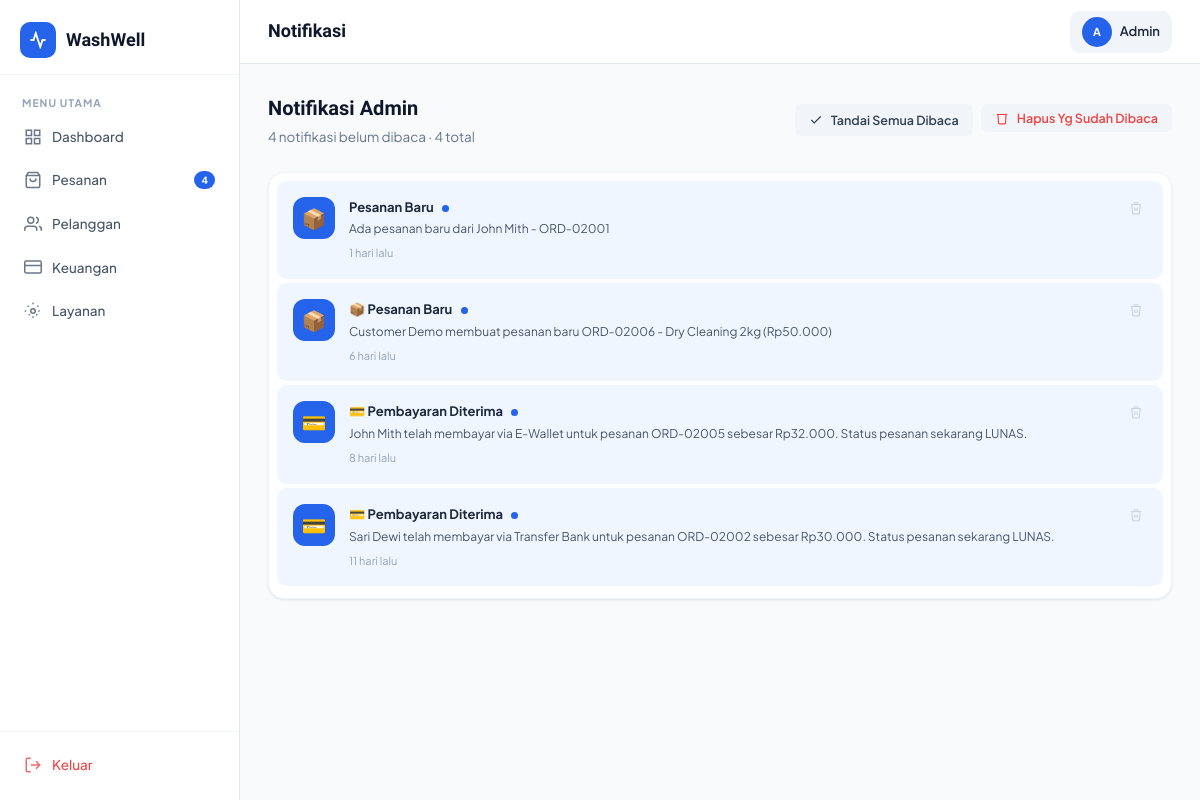
The page /admin/notifications.php (signed in) on the database its author committed.
### tables this page shows
CREATE TABLE IF NOT EXISTS users (
    id INT AUTO_INCREMENT PRIMARY KEY,
    name VARCHAR(100) NOT NULL,
    email VARCHAR(150) UNIQUE NOT NULL,
    password VARCHAR(255) NOT NULL,
    phone VARCHAR(20),
    address TEXT,
    role ENUM('customer','admin') DEFAULT 'customer',
    created_at TIMESTAMP DEFAULT CURRENT_TIMESTAMP,
    updated_at TIMESTAMP DEFAULT CURRENT_TIMESTAMP ON UPDATE CURRENT_TIMESTAMP
);

CREATE TABLE IF NOT EXISTS notifications (
    id INT AUTO_INCREMENT PRIMARY KEY,
    user_id INT NOT NULL,
    title VARCHAR(200) NOT NULL,
    message TEXT NOT NULL,
    is_read TINYINT(1) DEFAULT 0,
    created_at TIMESTAMP DEFAULT CURRENT_TIMESTAMP,
    FOREIGN KEY (user_id) REFERENCES users(id) ON DELETE CASCADE
);

### includes/auth.php (called while the page is built, shortened)
<?php
require_once __DIR__ . '/config.php';
function getCurrentUser() {
    $db = getDB();
    $id = (int)$_SESSION['user_id'];
    $res = $db->query("SELECT * FROM users WHERE id=$id LIMIT 1");
    return $res ? $res->fetch_assoc() : null;
}
function getUnreadNotifs($userId) {
    $db = getDB();
    $uid = (int)$userId;
    $res = $db->query("SELECT COUNT(*) as cnt FROM notifications WHERE user_id=$uid AND is_read=0");
    return $res ? (int)$res->fetch_assoc()['cnt'] : 0;
}
?>

### includes/config.php (called while the page is built, shortened)
<?php
function timeAgo($datetime) {
    $time = strtotime($datetime);
    $diff = time() - $time;
    return floor($diff/86400) . ' hari lalu';
}
?>

### admin/notifications.php (the view, shortened to what this page needs)
<?php
require_once '../includes/auth.php';
$db = getDB();
$user = getCurrentUser();
$uid = (int)$user['id'];
$notifs     = $db->query("SELECT * FROM notifications WHERE user_id=$uid ORDER BY created_at DESC");
$totalNotif = $notifs->num_rows;
?>
<!DOCTYPE html>
<html lang="id">
<head>
<link rel="stylesheet" href="../assets/css/style.css">
</head>
<body>
<div class="app-layout">
    <?php require_once 'partials/sidebar.php'; ?>
    <div class="main-content">
        <header class="topbar">
            <div class="topbar-left">
                <div class="topbar-title">Notifikasi</div>
            </div>
            <div class="topbar-right">
                <div style="display:flex;align-items:center;gap:8px;padding:6px 12px;border-radius:10px;background:var(--gray-100)">
                    <div class="avatar avatar-sm"><?= strtoupper(substr($user['name'],0,1)) ?></div>
                    <span style="font-size:13px;font-weight:600"><?= htmlspecialchars(explode(' ',$user['name'])[0]) ?></span>
                </div>
            </div>
        </header>
        <main class="page-content">
            <div class="page-header">
                <div>
                    <h1>Notifikasi Admin</h1>
                    <p><?= $notifCount ?> notifikasi belum dibaca · <?= $totalNotif ?> total</p>
                </div>
                <div style="display:flex;gap:8px;">
                    <?php if ($notifCount > 0): ?>
                    <a href="notifications.php?mark_read=1" class="btn btn-ghost btn-sm">
                        <svg width="14" height="14" viewBox="0 0 24 24" fill="none" stroke="currentColor" stroke-width="2"><polyline points="20 6 9 17 4 12"/></svg>
                        Tandai Semua Dibaca
                    </a>
                    <?php endif; ?>
                    <?php if ($totalNotif > 0): ?>
                    <form method="POST" onsubmit="return confirm('Hapus semua notifikasi yang sudah dibaca?')" style="display:inline">
                        <button type="submit" class="btn btn-ghost btn-sm" style="color:#EF4444;">
                            <svg width="14" height="14" viewBox="0 0 24 24" fill="none" stroke="currentColor" stroke-width="2"><polyline points="3 6 5 6 21 6"/><path d="M19 6l-1 14a2 2 0 0 1-2 2H8a2 2 0 0 1-2-2L5 6"/></svg>
                            Hapus Yg Sudah Dibaca
                        </button>
                    </form>
                    <?php endif; ?>
                </div>
            </div>
            <div class="card">
                <div class="card-body" style="padding:8px;">
                <?php if ($totalNotif === 0): ?>
                <div style="text-align:center;padding:60px 0;color:var(--gray-400);">
                    <svg width="48" height="48" viewBox="0 0 24 24" fill="none" stroke="currentColor" stroke-width="1.5" style="margin-bottom:12px;opacity:0.4;"><path d="M18 8A6 6 0 0 0 6 8c0 7-3 9-3 9h18s-3-2-3-9"/><path d="M13.73 21a2 2 0 0 1-3.46 0"/></svg>
                    <p style="font-size:14px;font-weight:600;margin-bottom:4px;">Tidak ada notifikasi</p>
                    <p style="font-size:12px;">Notifikasi dari pelanggan akan muncul di sini.</p>
                </div>
                <?php else: ?>
                <?php
                $notifs2 = $db->query("SELECT * FROM notifications WHERE user_id=$uid ORDER BY created_at DESC");
                while($n = $notifs2->fetch_assoc()):
                    $icon = '🔔';
                    $t = $n['title'];
                    if (strpos($t,'Pembayaran')!==false || strpos($t,'💳')!==false || strpos($t,'💰')!==false) $icon='💳';
                    elseif (strpos($t,'Pesanan Baru')!==false) $icon='📦';
                    elseif (strpos($t,'Dibatalkan')!==false) $icon='❌';
                    elseif (strpos($t,'Selesai')!==false) $icon='✅';
                ?>
                <div style="display:flex;align-items:flex-start;gap:14px;padding:16px;border-radius:10px;background:<?= !$n['is_read']?'var(--primary-bg)':'transparent' ?>;margin-bottom:4px;transition:background 0.2s;border-bottom:1px solid var(--gray-100);">
                    <div style="width:42px;height:42px;border-radius:12px;background:<?= !$n['is_read']?'var(--primary)':'var(--gray-100)' ?>;display:flex;align-items:center;justify-content:center;flex-shrink:0;font-size:20px;">
                        <?= $icon ?>
                    </div>
                    <div style="flex:1;">
                        <div style="font-size:13px;font-weight:700;color:var(--gray-800);margin-bottom:3px;">
                            <?= htmlspecialchars($n['title']) ?>
                            <?php if (!$n['is_read']): ?><span style="display:inline-block;width:7px;height:7px;border-radius:50%;background:var(--primary);margin-left:6px;vertical-align:middle;"></span><?php endif; ?>
                        </div>
                        <div style="font-size:12px;color:var(--gray-600);margin-bottom:6px;line-height:1.5;"><?= $n['message'] ?></div>
                        <div style="font-size:11px;color:var(--gray-400);"><?= timeAgo($n['created_at']) ?></div>
                    </div>
                    <form method="POST">
                        <button type="submit" style="background:none;border:none;color:var(--gray-300);cursor:pointer;padding:4px;border-radius:6px;" title="Hapus" onmouseover="this.style.color='#EF4444'" onmouseout="this.style.color='var(--gray-300)'">
                            <svg width="14" height="14" viewBox="0 0 24 24" fill="none" stroke="currentColor" stroke-width="2"><polyline points="3 6 5 6 21 6"/><path d="M19 6l-1 14a2 2 0 0 1-2 2H8a2 2 0 0 1-2-2L5 6"/><path d="M10 11v6M14 11v6"/><path d="M9 6V4a1 1 0 0 1 1-1h4a1 1 0 0 1 1 1v2"/></svg>
                        </button>
                    </form>
                </div>
                <?php endwhile; ?>
                <?php endif; ?>
                </div>
            </div>
        </main>
    </div>
</div>
</body>
</html>

### assets/css/style.css (style rules this page uses)
:root { --primary: #2563EB; --primary-light: #3B82F6; --primary-dark: #1D4ED8; --primary-bg: #EFF6FF; --orange: #F97316; --orange-light: #FED7AA; --green: #22C55E; --green-light: #DCFCE7; --teal: #06B6D4; --teal-light: #CFFAFE; --gray-50: #F8FAFC; --gray-100: #F1F5F9; --gray-200: #E2E8F0; --gray-300: #CBD5E1; --gray-400: #94A3B8; --gray-500: #64748B; --gray-600: #475569; --gray-700: #334155; --gray-800: #1E293B; --gray-900: #0F172A; --white: #FFFFFF; --shadow-sm: 0 1px 3px rgba(0,0,0,0.06), 0 1px 2px rgba(0,0,0,0.04); --shadow: 0 4px 6px -1px rgba(0,0,0,0.07), 0 2px 4px -1px rgba(0,0,0,0.04); --shadow-md: 0 10px 15px -3px rgba(0,0,0,0.08), 0 4px 6px -2px rgba(0,0,0,0.04); --shadow-lg: 0 20px 25px -5px rgba(0,0,0,0.08), 0 10px 10px -5px rgba(0,0,0,0.03); --radius: 12px; --radius-lg: 16px; --radius-xl: 24px; --sidebar-w: 240px; --font: 'Plus Jakarta Sans', sans-serif; --font-display: 'Sora', sans-serif; --transition: all 0.2s ease; }
*, *::before, *::after { box-sizing: border-box; margin: 0; padding: 0; }
html { scroll-behavior: smooth; }
body { font-family: var(--font); background: var(--gray-50); color: var(--gray-800); line-height: 1.6; font-size: 14px; }
a { text-decoration: none; color: inherit; }
button { cursor: pointer; border: none; font-family: var(--font); }
.btn { display: inline-flex; align-items: center; gap: 8px; padding: 9px 18px; border-radius: 8px; font-size: 13.5px; font-weight: 600; transition: var(--transition); white-space: nowrap; border: none; cursor: pointer; }
.btn-ghost { background: var(--gray-100); color: var(--gray-700); }
.btn-sm { padding: 6px 14px; font-size: 12.5px; border-radius: 7px; }
.card { background: var(--white); border-radius: var(--radius-lg); box-shadow: var(--shadow-sm); border: 1px solid var(--gray-100); }
.card-body { padding: 20px 24px; }
.avatar { width: 36px; height: 36px; border-radius: 50%; display: flex; align-items: center; justify-content: center; font-weight: 700; font-size: 13px; color: var(--white); background: var(--primary); flex-shrink: 0; }
.avatar-sm { width: 30px; height: 30px; font-size: 11px; }
.app-layout { display: flex; min-height: 100vh; }
.nav-item svg { flex-shrink: 0; opacity: 0.8; }
.main-content { flex: 1; margin-left: var(--sidebar-w); display: flex; flex-direction: column; min-height: 100vh; }
.topbar { background: var(--white); border-bottom: 1px solid var(--gray-200); padding: 0 28px; height: 64px; display: flex; align-items: center; justify-content: space-between; position: sticky; top: 0; z-index: 50; }
.topbar-left { display: flex; align-items: center; gap: 16px; }
.topbar-title { font-family: var(--font-display); font-size: 18px; font-weight: 700; color: var(--gray-900); }
.topbar-right { display: flex; align-items: center; gap: 12px; }
.page-content { padding: 28px; flex: 1; }
.page-header { margin-bottom: 24px; display: flex; align-items: center; justify-content: space-between; flex-wrap: wrap; gap: 12px; }
.page-header h1 { font-family: var(--font-display); font-size: 20px; font-weight: 700; color: var(--gray-900); }
.page-header p { font-size: 13.5px; color: var(--gray-500); margin-top: 2px; }

### rows shown on the page
users: name "A", name "Admin"
notifications: title "📦", title "Pesanan Baru", is_read 0 (drawn), message "Ada pesanan baru dari John Mith - ORD-02001", created_at "1 hari lalu"
notifications: title "📦", title "📦 Pesanan Baru", is_read 0 (drawn), message "Customer Demo membuat pesanan baru ORD-02006 - Dry Cleaning 2kg (Rp50.000)", created_at "6 hari lalu"
notifications: title "💳", title "💳 Pembayaran Diterima", is_read 0 (drawn), message "John Mith telah membayar via E-Wallet untuk pesanan ORD-02005 sebesar Rp32.000. Status pesanan sekarang LUNAS.", created_at "8 hari lalu"
notifications: title "💳", title "💳 Pembayaran Diterima", is_read 0 (drawn), message "Sari Dewi telah membayar via Transfer Bank untuk pesanan ORD-02002 sebesar Rp30.000. Status pesanan sekarang LUNAS.", created_at "11 hari lalu"

### other values the page prints
$item['label'] "Dashboard"
$item['label'] "Pesanan"
$notifCount "4"
$item['label'] "Pelanggan"
$item['label'] "Keuangan"
$item['label'] "Layanan"
$totalNotif "4"
